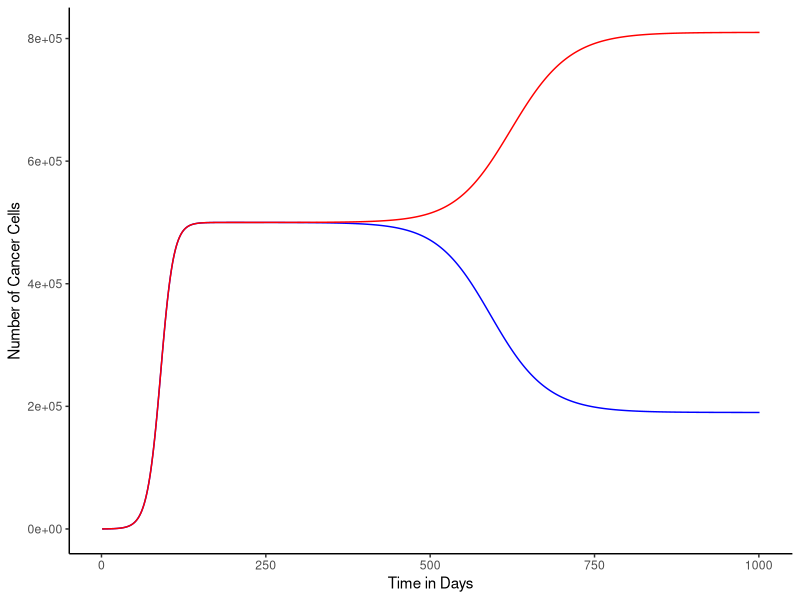

Recreate this plot in R.
k = 1000000 # Carrying capacity of the tumor
Nt <- 100 # initial number of cells in the non-mutant tumor
Mt <- 100 # initial number of cells in mutant tumor
# for loop to simulate the tumor growth of each tumor
for (t in 1:1000){
  if (t<200){ # tumor grows to equilibrium before the treatment drug is administered 
    rN = .1 # Rate of non-mutant tumor growth
    rM = .1 # Rate of mutant tumor growth
    Nt[t+1] <- Nt[t]+rN*Nt[t]*(1-((Nt[t]+Mt[t])/k)) # growth of non-mutant tumor
    Mt[t+1] <- Mt[t]+rM*Mt[t]*(1-((Nt[t]+Mt[t])/k)) # growth of non-mutant tumor
  }else{ # starting drug treatment 200 days after tumor started growing
    rN = -0.1 # Rate of non-mutant tumor growth during treatment
    rM = 0.05 # Rate of mutant tumor growth during treatment
    Nt[t+1] <- Nt[t]+rN*Nt[t]*(1-((Nt[t]+Mt[t])/k)) # shrinking tumor size from treatment
    Mt[t+1] <- Mt[t]+rM*Mt[t]*(1-((Nt[t]+Mt[t])/k)) # slower tumor growth from drug resistance
  }
}
# plot simulation
library(ggplot2)
# add the vector data from the tumor growth to a data frame to be able to plot
popN <- data.frame(time=1: length(Nt), N=Nt) 
popM <- data.frame(time=1: length(Mt), M=Mt)
# Use ggplot to make model, and use 2 plots to plot each patient situation
ggplot()+geom_line(data = popN, aes(x=time,y=N),color="blue")+
  geom_line(data = popM, aes(x=time,y=M),color="red")+
  xlab("Time in Days")+ylab("Number of Cancer Cells")+theme_classic()
